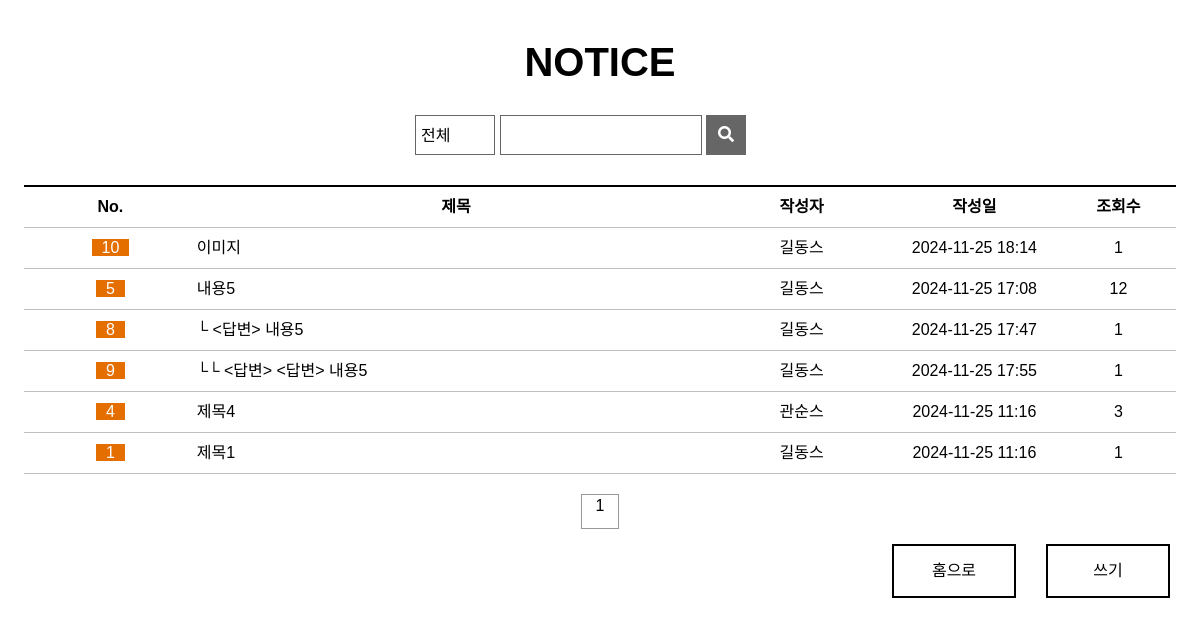
/board/blist/, run on the app's committed database.
### board/models.py (models this page shows, shortened)
class Board(models.Model):
  bno = models.AutoField(primary_key=True)
  member = models.ForeignKey(Member, models.DO_NOTHING, null=True)
  btitle = models.CharField(max_length=1000)
  bcontent = models.TextField()
  bgroup = models.IntegerField(null=True)
  bstep = models.IntegerField(default=0)
  bindent = models.IntegerField(default=0)
  bhit = models.IntegerField(default=0)
  bdate = models.DateTimeField(auto_now=True)
  bfile = models.ImageField(null=True, upload_to='board') # 이미지

### member/models.py (models this page shows, shortened)
class Member(models.Model):
  id = models.CharField(primary_key=True, max_length=50)
  pw = models.CharField(max_length=100)
  name = models.CharField(max_length=100)
  nicname = models.CharField(max_length=100)
  tel = models.CharField(max_length=20, default='010-0000-0000')
  gender = models.CharField(max_length=10, default='남자')
  hobby = models.CharField(max_length=50, default='game')
  mdate = models.DateTimeField(auto_now=True)

### board/views.py (the view)
# urls.py: path('blist/', views.blist, name='blist'),
def blist(request):
  qs = Board.objects.all().order_by('-bgroup', 'bstep')
  return render(request, 'blist.html', {'blist':qs})

### board/templates/blist.html (shortened to what this page needs)
<!DOCTYPE html>
{% load static %}
<html>
<head>
  <link rel="stylesheet" href="https://cdnjs.cloudflare.com/ajax/libs/font-awesome/5.12.1/css/all.min.css">
  <link rel="stylesheet" href="{% static 'css/style.css' %}">
  <link rel="stylesheet" href="{% static 'css/notice_list.css' %}">
</head>
<body>
<section>
    <h1>NOTICE</h1>
    <div class="wrapper">
      <form action="/search" name="search" method="post">
        <select name="category" id="category">
          <option value="0">전체</option>
        </select>
        <div class="title">
          <input type="text" size="16">
        </div>
        <button type="submit"><i class="fas fa-search"></i></button>
      </form>
    </div>
    <table>
      <colgroup>
        <col width="15%">
        <col width="45%">
        <col width="15%">
        <col width="15%">
        <col width="10%">
      </colgroup>
      <tr>
        <th>No.</th>
        <th>제목</th>
        <th>작성자</th>
        <th>작성일</th>
        <th>조회수</th>
      </tr>
       {% if blist %}
        {% for i in blist%}
      <tr>
        <td><span class="table-notice">{{i.bno}}</span></td>
        <td class="table-title">
        <a href="/board/bview/{{i.bno}}">
          {% if i.bindent > 0 %}
          {% for j in ''|rjust:i.bindent %}└{% endfor %}
          {% endif %}
          {{i.btitle}}</a>
        </td>
        <td>{{i.member.nicname}}</td>
        <td>{{i.bdate|date:'Y-m-d H:i'}}</td>
        <td>{{i.bhit}}</td>
      </tr>
        {% endfor %}
      {% else %}
      <tr>
        <td colspan='5'>데이터가 없습니다.</td>
      </tr>
      {% endif %}
    </table>
    <ul class="page-num">
      <li class="first"></li>
      <li class="prev"></li>
      <li class="num"><div>1</div></li>
      <li class="next"></li>
      <li class="last"></li>
    </ul>
    <a href="/board/bwrite"><div class="write">쓰기</div></a>
    <a href="/"><div class="write">홈으로</div></a>
  </section>
</body>
</html>

### static/css/style.css (style rules this page uses)
*, body { margin: 0; padding: 0; font-family: 'Noto Sans KR', sans-serif; font-size: 16px; }
li { display: inline-block; padding-right: 5px; font-size: 13px; }
.wrapper { width: 1200px; margin: auto; }

### static/css/notice_list.css (style rules this page uses)
section { text-align: center; }
h1 { margin-top: 40px; margin-bottom: 50px; font-size: 40px; }
.wrapper { position: relative; }
select { position: absolute; top: 50%; left: 50%; width: 80px; height: 40px; margin-left: -185px; margin-top: -20px; padding: 5px; border: 1px solid #666666; font-family: inherit; background: url(https://www.midashotel.co.kr/Midas_common/images/homepage/board/search-box-select.png) no-repeat 95% 50%; -webkit-appearance: none; -moz-appearance: none; appearance: none; }
form > div { position: absolute; top: 50%; left: 50%; width: 200px; height: 38px; margin-left: -100px; margin-top: -20px; display: inline-block; border: 1px solid #666666; }
input { position: relative; top: 4px; left: 2px; border: none; font-size: 16px; }
button { position: absolute; top: 50%; left: 50%; width: 40px; height: 40px; margin-left: 106px; margin-top: -20px; background: #666666; color: white; border: none; }
table { width: 96%; margin-top: 100px; margin-left: auto; margin-right: auto; line-height: 40px; }
.table-notice { background-color: #e56e00; color: white; padding-left: 10px; padding-right: 10px; }
.table-title { text-align: left; }
table { border-collapse: collapse; }
th { border: 1px solid silver; border-top: 2px solid black; }
td { border: 1px solid silver; }
th, td { border-left: hidden; border-right: hidden; }
.page-num { margin-top: 15px; }
.page-num li { width: 36px; height: 35px; padding: 0; }
.first { background: url(https://www.midashotel.co.kr/Midas_common/images/homepage/board/paging_first.png) no-repeat; }
.prev { background: url(https://www.midashotel.co.kr/Midas_common/images/homepage/board/paging_prev.png) no-repeat; }
.num { position: relative; top: -15px; height: 33px !important; margin-left: 15px; margin-right: 15px; border: 1px #989898 solid; }
.num > div { position: relative; top: 2px; }
.next { background: url(https://www.midashotel.co.kr/Midas_common/images/homepage/board/paging_next.png) no-repeat; }
.last { background: url(https://www.midashotel.co.kr/Midas_common/images/homepage/board/paging_last.png) no-repeat; }
.write { float: right; width: 120px; height: 50px; line-height: 50px; margin: 0 30px 50px 0; border: 2px black solid; }

### board/templates/blist.html (style rules this page uses)
a { text-decoration: none; color: inherit; }

### data on the page
Board: bno "10", btitle "이미지", member.nicname "길동스", bdate "2024-11-25 18:14", bhit "1"
Board: bno "5", btitle "내용5", member.nicname "길동스", bdate "2024-11-25 17:08", bhit "12"
Board: bno "8", bindent 1 (drawn), btitle "<답변> 내용5", member.nicname "길동스", bdate "2024-11-25 17:47", bhit "1"
Board: bno "9", btitle "<답변> <답변> 내용5", member.nicname "길동스", bdate "2024-11-25 17:55", bhit "1"
Board: bno "4", btitle "제목4", member.nicname "관순스", bdate "2024-11-25 11:16", bhit "3"
Board: bno "1", btitle "제목1", member.nicname "길동스", bdate "2024-11-25 11:16", bhit "1"
